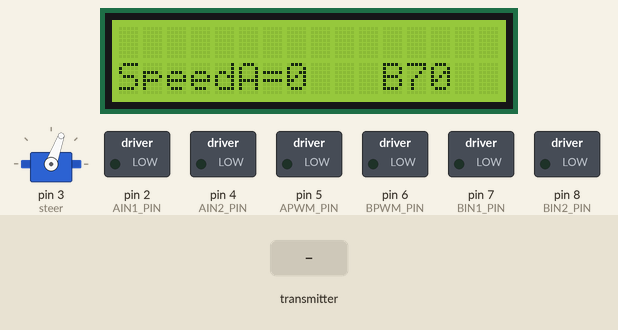
A sketch run on a simulated Arduino Uno, built with avr-gcc and run on an emulated ATmega328P. Parts: servo, 16×2 character LCD, switched loads named in the sketch (green lamp = pin HIGH). Dashed ring = blinking. Inputs (shaded band) come from the test bench. No radio packets arrive unless stated; what the sketch prints to the serial monitor is not drawn.

Above: at 1.2 s.
1.3 s: the transmitter starts sending output.0 = 1023
At 1.51 s:
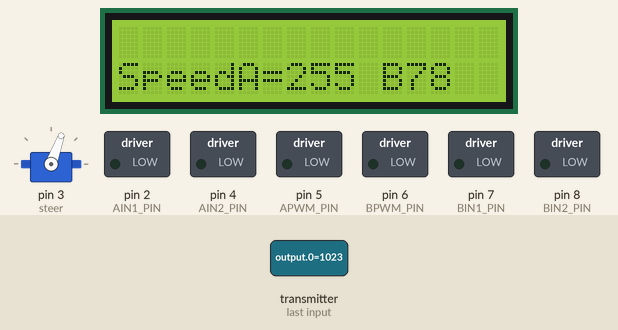
4.3 s: the transmitter starts sending output.0 = 0
At 4.53 s:
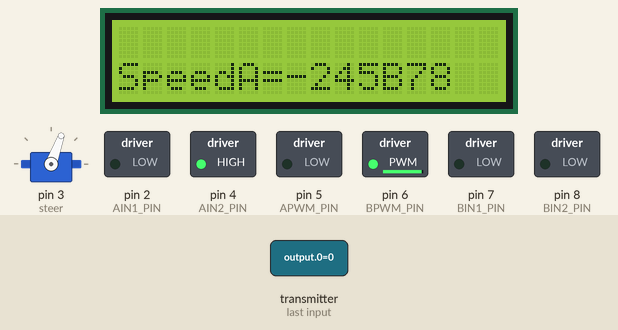
7.3 s: the transmitter starts sending output.0 = 1023
At 7.86 s:
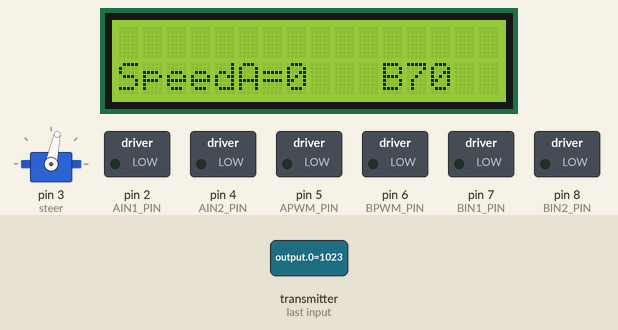
10.3 s: the transmitter starts sending output.0 = 256
At 10.54 s:
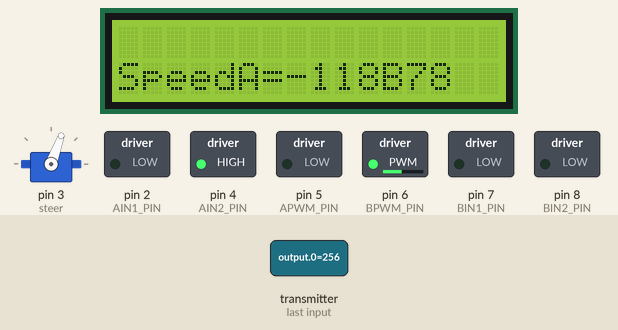
13.3 s: the transmitter starts sending output.1 = 256
At 14.21 s:
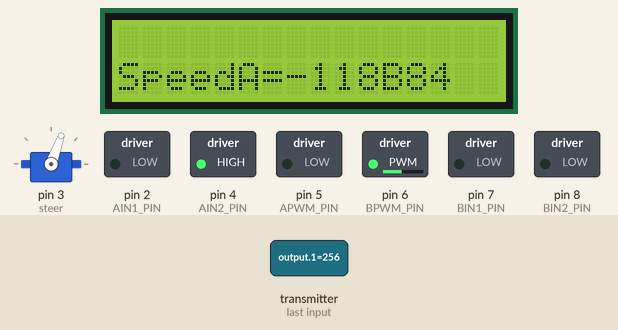
16.3 s: the transmitter starts sending output.0 = 512
At 16.9 s:
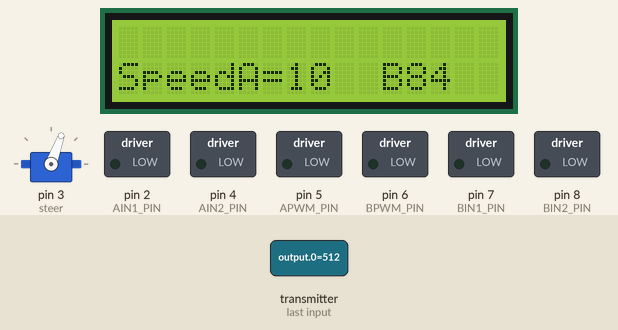
Timing chart, 0 to 20.3 s (numbered marks = the images above; inputs shaded):
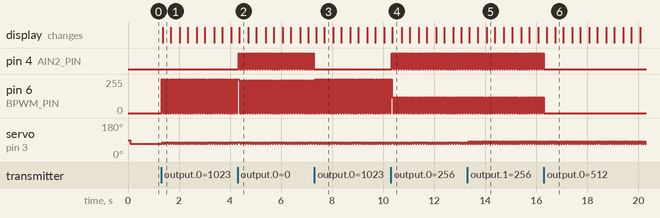

Measured:
- after the input at 1.3 s, pin 6 (BPWM_PIN): alternates 255/255 for 0.05 s and 0/255 for 0.04 s, starting at once; servo on pin 3 (steer): alternates 78° for 0.05 s and 70° for 0.05 s, starting at once; the display: changes after 0.06 s (image 1)
- after the input at 4.3 s, pin 4 (AIN2_PIN): alternates HIGH for 0.05 s and LOW for 0.04 s, starting at once
- after the input at 7.3 s, pin 4 (AIN2_PIN): stops changing and stays LOW; the display: first changes after 0.07 s (image 3 shows a later state)
- after the input at 10.3 s, pin 4 (AIN2_PIN): alternates HIGH for 0.05 s and LOW for 0.04 s, starting at once; the display: changes after 0.06 s (image 4)
- after the input at 16.3 s, pin 4 (AIN2_PIN): stops changing and stays LOW; pin 6 (BPWM_PIN): stops changing and stays 0/255

The sketch:

rc_car_steering_NRF24_Reciver_Advance.ino.ino
```cpp
/*  Receiver Code
*   Code to receive data from RF24L01+ and use it to control a servo */

#include <SPI.h>
#include <RF24.h>
#include <Wire.h>
#include <LiquidCrystal_I2C.h>
#include <Servo.h>

// Set the LCD address to 0x27 for a 16 chars and 2 line display
LiquidCrystal_I2C lcd(0x3F, 16, 2);


// Motor driver pins
//const int STBY_PIN = 9;
Servo steer;
const int AIN1_PIN = 2;
const int AIN2_PIN = 4;
const int APWM_PIN = 5;
const int BIN1_PIN = 7;
const int BIN2_PIN = 8;
const int BPWM_PIN = 6;

int x = 0;
int y = 0;

// Parameters
const int deadzone = 20;  // Anything between -20 and 20 is stop

//Radio Configuration

bool radioNumber=0;
RF24 radio(9,10);
byte addresses[][6] = {"1Node","2Node"};
bool role = 0;  //Control transmit/receive

// Create variables to control servo value


 unsigned int ForeAft_Output;       // Expected range 0 - 180 degrees
 unsigned int LeftRight_Output;     // Expected range 0 - 180 degrees
 int output[2];

void setup() {

  //  pinMode(STBY_PIN, OUTPUT);
  pinMode(AIN1_PIN, OUTPUT);
  pinMode(AIN2_PIN, OUTPUT);
  pinMode(APWM_PIN, OUTPUT);
  pinMode(BIN1_PIN, OUTPUT);
  pinMode(BIN2_PIN, OUTPUT);
  pinMode(BPWM_PIN, OUTPUT);
  steer.attach(3);
  lcd.begin();

  // Enable motor driver
 // digitalWrite(STBY_PIN, HIGH);

    Serial.begin(9600);        // Get ready to send data back for debugging purposes
    radio.begin();             // Initialize radio
    //radio.setPALevel(RF24_PA_LOW);    // Set the power output to low
      radio.setChannel(108);  // 2.508 Ghz - Above most Wifi Channels
  radio.setDataRate(RF24_250KBPS); // Fast enough.. Better range

  // Set the Power Amplifier Level low to prevent power supply related issues since this is a
  // getting_started sketch, and the likelihood of close proximity of the devices. RF24_PA_MAX is default.
  // PALevelcan be one of four levels: RF24_PA_MIN, RF24_PA_LOW, RF24_PA_HIGH and RF24_PA_MAX
  radio.setPALevel(RF24_PA_LOW);
  //   radio.setPALevel(RF24_PA_MAX);
   // radio.openWritingPipe(addresses[0]);
    radio.openReadingPipe(role,addresses[1]);
    radio.startListening();
}
void loop() {

   // radio.startListening();
    if(radio.available()){
      lcd.setCursor(1,0);
           lcd.print("Radio");
        radio.read(&output,sizeof(output));
        //radio.read(&LeftRight_Output,sizeof(LeftRight_Output));
        } else {

          Serial.print("No radio");
          lcd.clear();
           lcd.setCursor(1,0);
           lcd.print("NO radio");

              y = 0;
              x = 0;
            goto nosignal;

    }
    /*
     lcd.clear();
  lcd.setCursor(0,0);
  lcd.print("X=");
  lcd.setCursor(3,0);
  lcd.print(output[0]);
  lcd.setCursor(0,1);
  lcd.print("Y=");
  lcd.setCursor(3,1);
  lcd.print(output[1]);
*/
  //  Serial.print(ForeAft_Output);
   // Serial.print("\t");
   //  Serial.println(LeftRight_Output);
/******************************************************/


  // Read pulse width from receiver
 // int y = output[0];
 // int x = output[1];

  // Convert to PWM value (-255 to 255)
   y = (map(output[0], 0, 1023, -255, 255))+10;
   x = (map(output[1], 0, 1023, 70, 97))+8;
//Serial.print(" y == ");
//Serial.println(y);
//Serial.print(" x == ");
//Serial.println(x);

 nosignal:

  // Mix for arcade drive
  int left = y;
  int right = x;

  // Drive motor
  drive(left, right);
  //radio.stopListening();
    delay(20);

    }


// Positive for forward, negative for reverse
void drive(int speed_a, int speed_b) {

  // Limit speed between -255 and 255
  speed_a = constrain(speed_a, -255, 255);
  speed_b = constrain(speed_b, 70, 97);

  // Set direction for motor A
  if ( speed_a == 0) {
    digitalWrite(3,0 );
    digitalWrite(4, LOW);
    analogWrite(6, 0);

  }

  if ( speed_a > 10 ) {
    digitalWrite(3, HIGH);
    digitalWrite(4, LOW);
      analogWrite(6,abs(speed_a));

  }
  if (speed_a < -10)
  {
    digitalWrite(3, LOW);
    digitalWrite(4, HIGH);
    analogWrite(6, abs(speed_a));

  }
  steer.write(speed_b);

  /*// Set direction for motor B
  if ( speed_b ==0) {

    digitalWrite(7, LOW);
    digitalWrite(8, LOW);
      analogWrite(5, 0);

  } else if ( speed_b > 10 ) {
    digitalWrite(7, HIGH);
    digitalWrite(8, LOW);
    analogWrite(5, abs(speed_b));

  }
  if (speed_b < -10){
    digitalWrite(7, LOW);
    digitalWrite(8, HIGH);
      analogWrite(5, abs(speed_b));

  }*/

  // Set speed
//  analogWrite(BPWM_PIN, abs(speed_b));


  lcd.clear();
  lcd.setCursor(0,1);
  lcd.print("SpeedA=");
  lcd.setCursor(7,1);
  lcd.print((speed_a));
  lcd.setCursor(11,1);
  lcd.print("B=");
  lcd.setCursor(12,1);
  lcd.print((speed_b));


  //Serial.print(" speed a == ");
//Serial.println(abs(speed_a));
Serial.print(" speed b == ");
Serial.println(abs(speed_b));
}

/*/ Convert RC pulse value to motor PWM value
int pulseToPWM(int pulse) {

  // If we're receiving numbers, convert them to motor PWM
 // if ( pulse > 1000 ) {
    pulse = map(pulse, 0, 1023, -255, 255);
    pulse = constrain(pulse, -255, 255);
 // } else {
 //   pulse = 0;
//  }

  // Anything in deadzone should stop the motor
 // if ( abs(pulse) <= deadzone ) {
 //   pulse = 0;
 // }

  return pulse;
}*/
```
